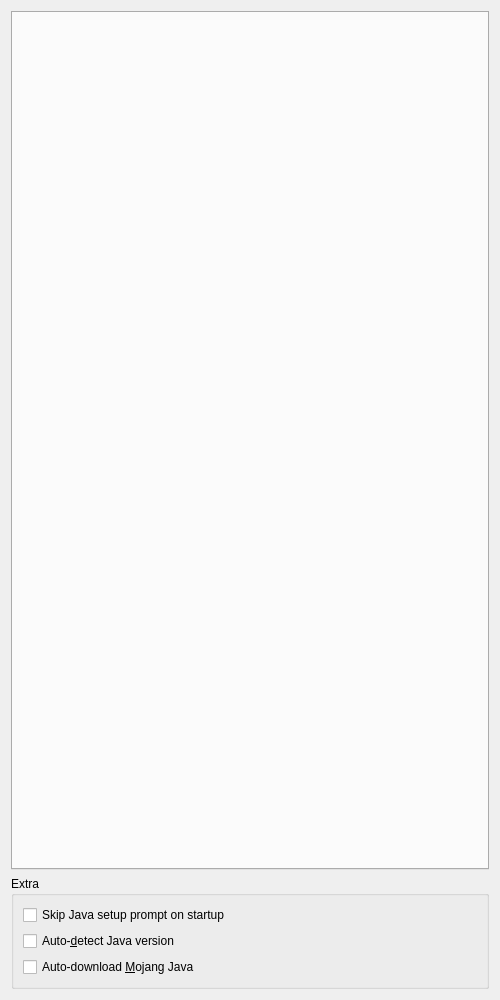
<?xml version="1.0" encoding="UTF-8"?>
<ui version="4.0">
 <class>JavaSettingsWidget</class>
 <widget class="QWidget" name="JavaSettingsWidget">
  <property name="geometry">
   <rect>
    <x>0</x>
    <y>0</y>
    <width>500</width>
    <height>1000</height>
   </rect>
  </property>
  <property name="windowTitle">
   <string>Form</string>
  </property>
  <layout class="QVBoxLayout" name="verticalLayout" stretch="0,0">
   <item>
    <widget class="QTabWidget" name="javaProfiles"/>
   </item>
   <item>
    <widget class="QGroupBox" name="javaInstallationGroupBox">
     <property name="enabled">
      <bool>true</bool>
     </property>
     <property name="title">
      <string>Extra</string>
     </property>
     <property name="checkable">
      <bool>false</bool>
     </property>
     <property name="checked">
      <bool>false</bool>
     </property>
     <layout class="QGridLayout" name="gridLayout_2">
      <item row="1" column="0">
       <widget class="QCheckBox" name="skipWizardCheckBox">
        <property name="toolTip">
         <string>If enabled, the launcher won't prompt you to choose a Java version if one is not found on startup.</string>
        </property>
        <property name="text">
         <string>Skip Java setup prompt on startup</string>
        </property>
       </widget>
      </item>
      <item row="4" column="0">
       <widget class="QCheckBox" name="autodownloadJavaCheckBox">
        <property name="toolTip">
         <string>Automatically downloads and selects the Java build recommended by Mojang.</string>
        </property>
        <property name="text">
         <string>Auto-download &amp;Mojang Java</string>
        </property>
       </widget>
      </item>
      <item row="3" column="0">
       <widget class="QCheckBox" name="autodetectJavaCheckBox">
        <property name="text">
         <string>Auto-&amp;detect Java version</string>
        </property>
       </widget>
      </item>
     </layout>
    </widget>
   </item>
  </layout>
 </widget>
 <tabstops>
  <tabstop>skipWizardCheckBox</tabstop>
  <tabstop>autodetectJavaCheckBox</tabstop>
  <tabstop>autodownloadJavaCheckBox</tabstop>
 </tabstops>
 <resources/>
 <connections/>
</ui>
